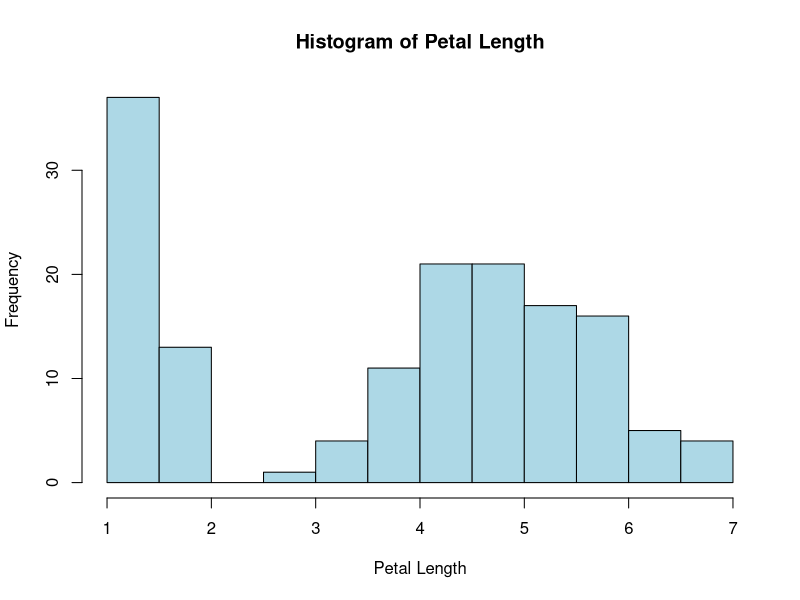
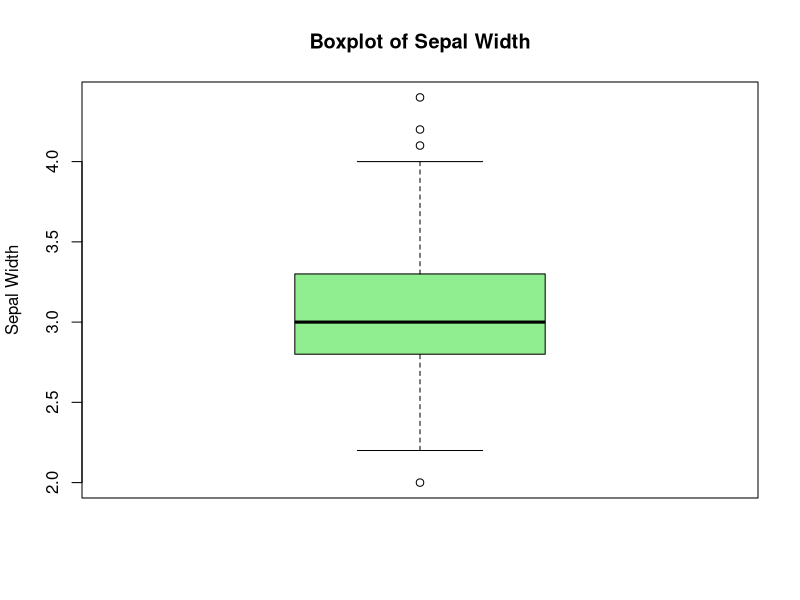

These charts were generated, in order, by the following R code:
# Exercise 2

# Load iris dataset
data(iris)

# Number of rows and columns
dim(iris)

# First 6 rows
head(iris)

# Mean, median, variance, and standard deviation of Sepal.Length
mean_sepal <- mean(iris$Sepal.Length)
median_sepal <- median(iris$Sepal.Length)
variance_sepal <- var(iris$Sepal.Length)
sd_sepal <- sd(iris$Sepal.Length)

mean_sepal
median_sepal
variance_sepal
sd_sepal

# Number of flowers in each species
table(iris$Species)

# Draw histogram of Petal.Length
hist(iris$Petal.Length,
     main = "Histogram of Petal Length",
     xlab = "Petal Length",
     col = "lightblue",
     border = "black")

# Draw boxplot of Sepal.Width
boxplot(iris$Sepal.Width,
        main = "Boxplot of Sepal Width",
        ylab = "Sepal Width",
        col = "lightgreen")
